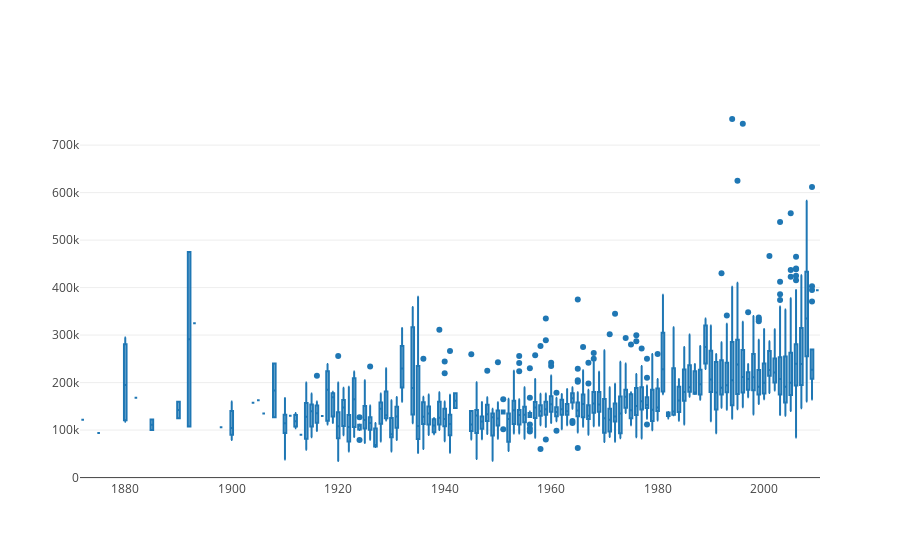

Here is the notebook cell this chart was saved with:
### Code cell
import plotly.plotly as py
import plotly.graph_objs as go

import numpy as np


y0 = x['YearBuilt']
y1 = x['SalePrice']


data = [{
    'x':y0,
    'y':y1,
    'type':'box'}
]

iplot(data)

### Figure 1 — Plotly figure (JSON) as saved in the notebook; plotly's stock layout.template omitted (floating-point values rounded to 4 significant figures; data arrays with more than 128 entries replaced by an {"elided": "..."} marker saying what was removed)
{"data": [{"type": "box", "x": {"elided": "1460 int values"}, "y": {"elided": "1460 int values"}}], "layout": {}}
